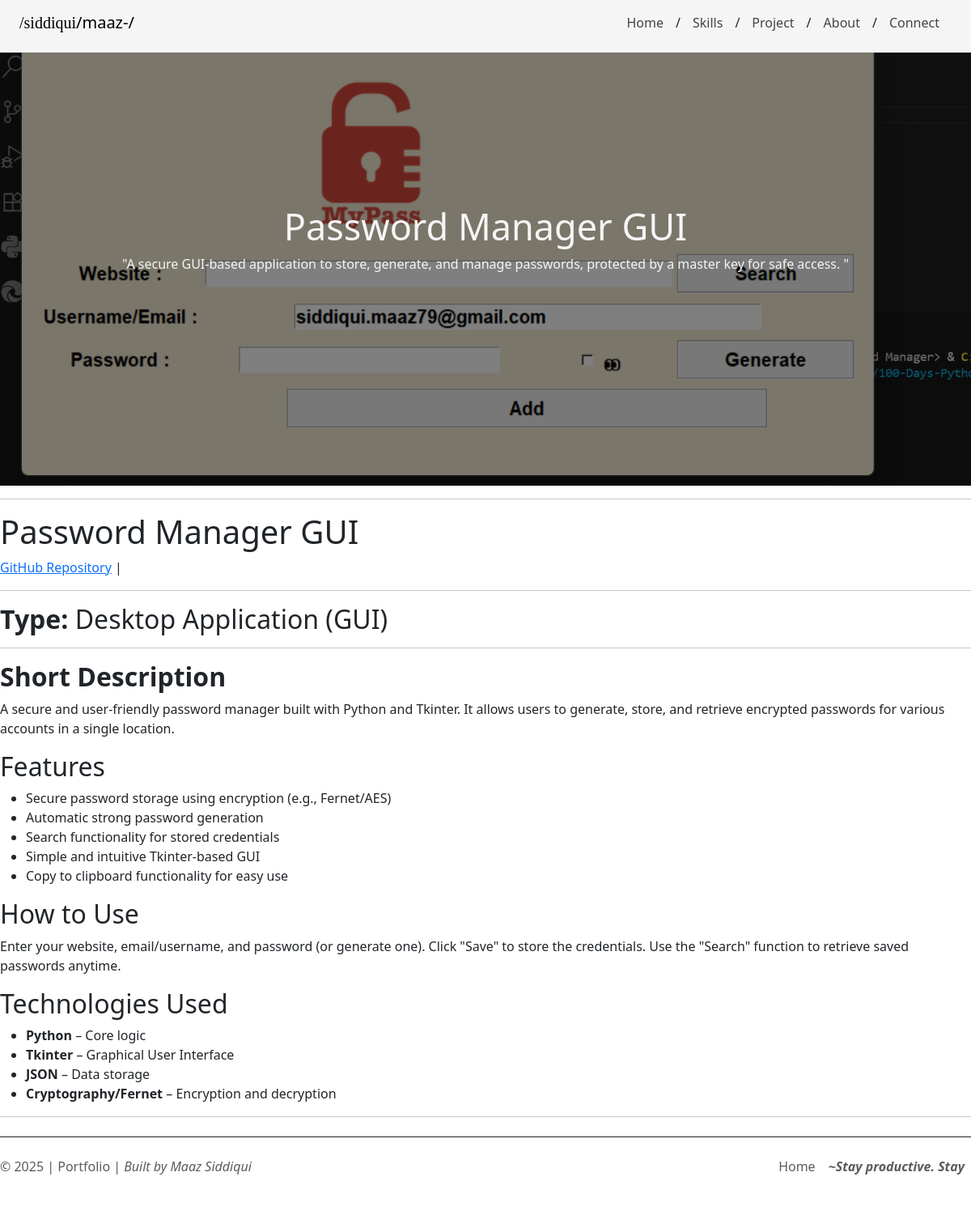
/maaz-project/5, run on the app's committed database.
### app.py (models this page shows, shortened)
class PROJECT_POSTS(db.Model):
    __tablename__ = 'PROJECTS'
    id = db.Column(db.Integer, primary_key=True)
    title = db.Column(db.String, unique=True)
    s_description = db.Column(db.String, nullable=False)
    img = db.Column(db.String, nullable=False)
    body = db.Column(db.String, nullable=False)

### app.py (the view)
@app.route("/maaz-project/<id>")
def maaz_project(id):
    print('+=========================================REACHED View Project=========================================+')
    post = PROJECT_POSTS.query.filter_by(id=int(id)).first()
    return render_template("specific-project.html", post=post)

### templates/specific-project.html (shortened to what this page needs)
{% extends 'base.html' %} {% block title %}Maaz | Project{% endblock %}  {% block body %}
<div class="project-bg">
    <p class="para"><span style="font-size:45px;">{{post.title}}</span><br>{{post.s_description}}</p>
</div>
<hr>
{{post.body|safe}}
{% endblock %}

### data on the page
PROJECT_POSTS: title "Password Manager GUI", s_description "\"A secure GUI-based application to store, generate, and manage passwords, protected by a master key for safe access. \"", body "Password Manager GUI GitHub Repository | Type: Desktop Application (GUI) Short Description A secure and user-friendly password manager built with Python and Tkinter. It allows users to generate, store, and retrieve encrypted passwords for various accounts in a single location. Features Secure password storage using encryption (e.g., Fernet/AES) Automatic strong password generation Search functionality for stored credentials Simple and intuitive Tkinter-based GUI Copy to clipboard functionality for easy use How to Use Enter your website, email/username, and password (or generate one). Click \"Save\" to store the credentials. Use the \"Search\" function to retrieve saved passwords anytime.…"
